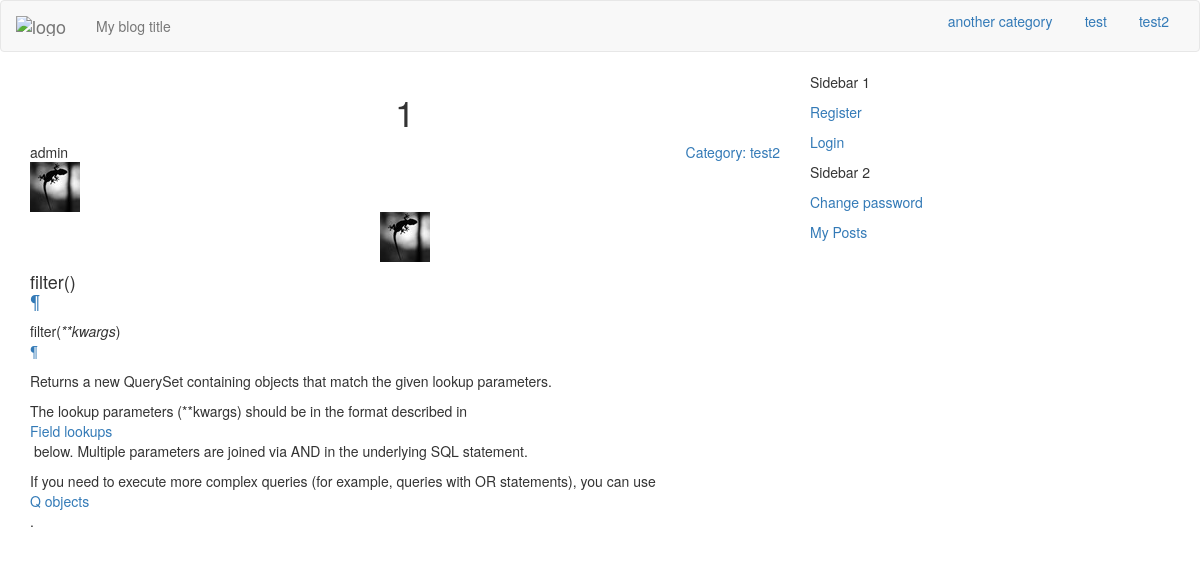
Before: /test2/test-2/ with the older database file.
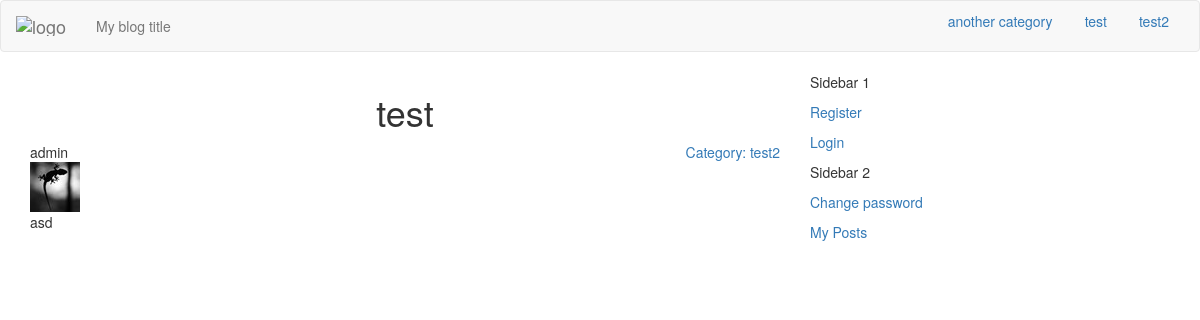
After: the same page with the newer database file.
### blog/models.py (models this page shows, shortened)
class Post(models.Model):
    index_together = [
    ["title", "description", "post_thumbnail", "author", "category",
     "url", "published", "status"],
    ]
    title = models.CharField(max_length=150)
    description = models.CharField(max_length=150)
    text = models.TextField()
    today = datetime.date.today()
    post_image = models.ImageField(upload_to =
                        str(today.year)+'/'
                        +str(today.month)+'/'+str(today.day)+'/', blank=True)
    post_image.short_description = 'Image'
    post_thumbnail = ImageSpecField(source='post_image',
                                processors=[ResizeToFit(640, 480)],
                                format='JPEG',
                                options={'quality': 85})
    def get_image(self):
        return mark_safe('<img src="%s" class ="img-responsive center-block"/>'\
                         % (self.post_thumbnail.url))
    get_image.short_description = 'Thumbnail'
    created = models.DateTimeField(auto_now_add=True)
    edited = models.DateTimeField(auto_now=True)
    published = models.DateTimeField(default=timezone.now)
    author = models.ForeignKey(settings.AUTH_USER_MODEL,
                               default = 1,
                               on_delete=models.SET_DEFAULT) ###
    category = models.ForeignKey('Category')
    tags = models.ManyToManyField('Tag',
                                        related_name='posts',
                                        related_query_name='tag',
                                        blank=True, null= True)
    url = models.SlugField(blank=True)
    STATUS = (
                ("D", "Draft"),
                ("P","Published"),
    )
    status = models.CharField(max_length=1, choices=STATUS, default="D")
    ordering = ('-published',)
    def get_category(self):
        return slugify(self.category)

class myUser(AbstractBaseUser):
    index_together = [
    ["id", "username", "avatar"],
    ]
    username = models.CharField("Username", max_length=30,
                                blank=False,
                                unique=True)
    avatar = ProcessedImageField(upload_to='avatars',
                                 processors=[ResizeToFit(50, 50)],
                                 format='JPEG',
                                 options={'quality': 90}, blank=True)
    email = models.EmailField(unique=True, blank=False)
    is_active = models.BooleanField("Is active", default=True)
    is_it_staff = models.BooleanField("Is stuff", default=False)
    is_it_superuser = models.BooleanField("Is admin", default=False)
    moderated = models.BooleanField("Moderated", default=True)
    last_login = models.DateTimeField(auto_now=True)
    date_joined = models.DateTimeField(auto_now_add=True)
    REQUIRED_FIELDS = ['email',]
    USERNAME_FIELD = 'username'
    objects = MyUserManager()
    def get_avatar(self):
        return mark_safe('<img src="%s" class ="img-responsive"/>'\
                         % (self.avatar.url))
    get_avatar.short_description = 'Current avatar'
    def __str__(self):
        return self.username.lower()

class Category(models.Model):
    index_together = [
    ["id","name", "order", "slug"],
    ]
    name = models.CharField(max_length=30, unique=True)
    description = models.TextField(max_length=250)
    slug = models.SlugField("URL",blank=True, max_length=150)
    order = models.SmallIntegerField(blank=True, default=1)
    def __str__(self):
        return self.name
    @classmethod
    def list(self):
        cat_list = self.objects.all().only("name","order")\
            .order_by('order','name')
        return cat_list

### blog/views.py (the view)
def single_post(request, category, title, id):
    post = Post.objects.select_related("author", "category")\
        .prefetch_related('tags').get(pk=id)
    return render(request, 'single.html',
                  {'post': post,
                  'cat_list': Category.list()})

### templates/single.html (shortened to what this page needs)
{% extends "index.html" %}
{% block content %}
{% autoescape off %}
<h1 class="text-center post-title">{{ post.title }}</h1>
<div class="post-author pull-left">
  <div class="author-name">
    {{ post.author }}
  </div>
  <div class="author-avatar">
    {% if post.author.avatar %}
    {{ post.author.get_avatar }}
    {% else %}
    <img src="/static/img/avatar.jpg" class ="img-avatar"/>
    {% endif %}
  </div>
</div>
<div class="post_category pull-right">
  <a href="{{ request.scheme }}://{{ request.get_host }}/{{ post.get_category }}"
    class="post-category">
    Category: {{ post.category }}</a>
</div>
<div class="clearfix"></div>
{% if post.post_image %}
<p class="post-image">
  <img src="{{ MEDIA_URL }}{{ post.post_image.url }}"
    class="img-responsive center-block post-image"></a>
</p>
{% endif %}
<div class="post-text">
  {{ post.text }}
</div>
{% endautoescape %}
{% endblock %}

Changed rows visible on the page:
changed Post "admin": title "1" → "test"; text "filter() ¶ filter( **kwargs ) ¶ Returns a new QuerySet containing objects that match the given lookup parameters. The lookup parameters (**kwargs) should be in the format described in Field lookups below. Multiple parameters are joined via AND in the underlying SQL statement. If you need to execute more complex queries (for example, queries with OR statements), you can use Q objects ." → "asd"; post_image: picture removed
